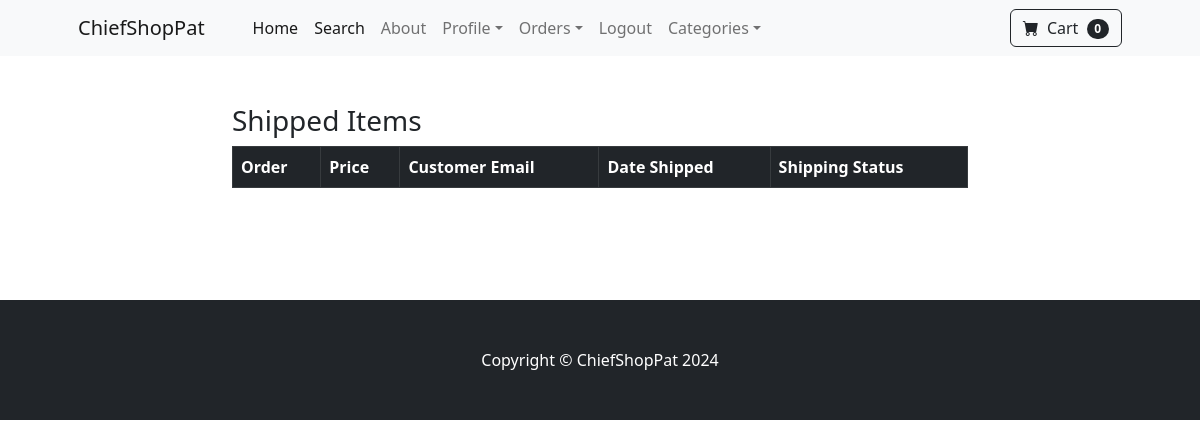
/payment/shipped_dash (signed in), run on an earlier commit of the app's database.
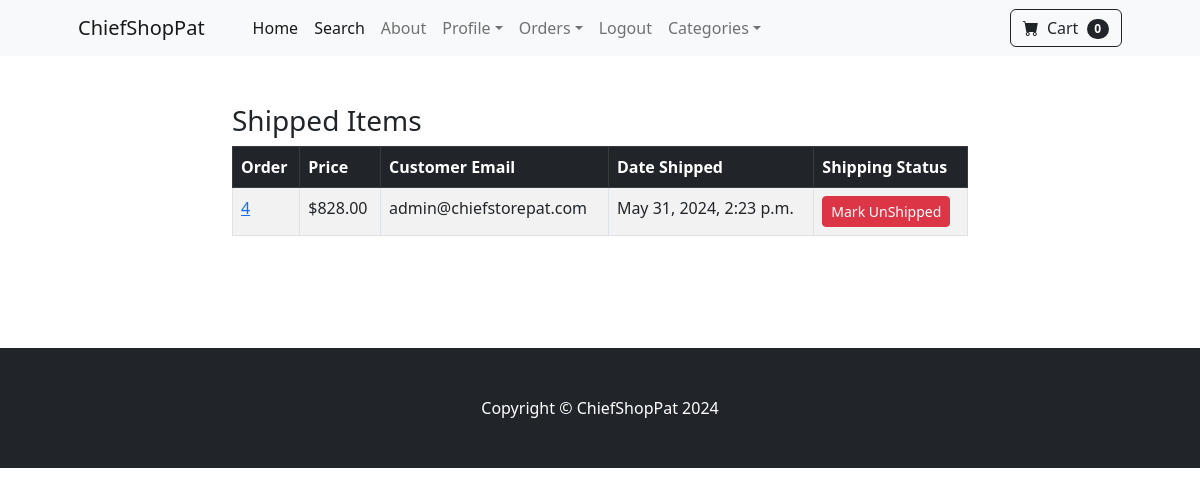
And on a later commit of the database.
### payment/models.py (models this page shows, shortened)
class Order(models.Model):
	user = models.ForeignKey(User, on_delete=models.CASCADE, null=True, blank=True)
	full_name = models.CharField(max_length=250)
	email = models.EmailField(max_length=250)
	shipping_address = models.TextField(max_length=15000)
	amount_paid = models.DecimalField(max_digits=7, decimal_places=2)
	date_ordered = models.DateTimeField(auto_now_add=True)
	shipped = models.BooleanField(default=False)
	date_shipped = models.DateTimeField(blank=True, null=True)

### payment/views.py (the view, shortened to what this page needs)
# urls.py: path('shipped_dash', views.shipped_dash, name='shipped_dash'),
def shipped_dash(request):
    if request.user.is_authenticated and request.user.is_superuser:
        orders = Order.objects.filter(shipped=True)
        return render(request, "payment/shipped_dash.html", {"orders":orders})
    else:
        messages.success(request, "Access Denied")
        return redirect('home')

### cart/cart.py (called while the page is built)
    def __len__(self):
        return len(self.cart)

### cart/context_processors.py (called while the page is built)
def cart(request):
    return {'cart': Cart(request)}

### payment/templates/payment/shipped_dash.html (shortened to what this page needs)
{% extends 'base.html' %} {% block content %}
<div class="container my-5">
    <div class="row justify-content-center">
        <div class="col-8">
            <h3>Shipped Items</h3>
            <table class="table table-striped table-hover table-bordered">
                <thead class="table-dark">
                    <tr>
                        <th scope="col">Order</th>
                        <th scope="col">Price</th>
                        <th scope="col">Customer Email</th>
                        <th scope="col">Date Shipped</th>
                        <th scope="col">Shipping Status</th>
                    </tr>
                </thead>
                <tbody>
                    {% for item in orders %}
                    <tr>
                        <td>
                            <a href="{% url 'orders' item.id %}">{{ item.id }}</a>
                        </td>
                        <td>${{ item.amount_paid }}</td>
                        <td>{{ item.email }}</td>
                        <td>{{ item.date_shipped }}</td>
                        <td>
                            <form method="POST">
                                <button
                                    type="Submit"
                                    class="btn btn-danger btn-sm">
                                    Mark UnShipped
                                </button>
                            </form>
                        </td>
                    </tr>
                    {% endfor %}
                </tbody>
            </table>
            <br><br>
        </div>
    </div>
</div>
{% endblock %}

What changed in the data, as far as the page shows it:
now on this page (row edited): Order: id "4", amount_paid "828.00", email "admin@chiefstorepat.com", date_shipped "May 31, 2024, 2:23 p.m."
